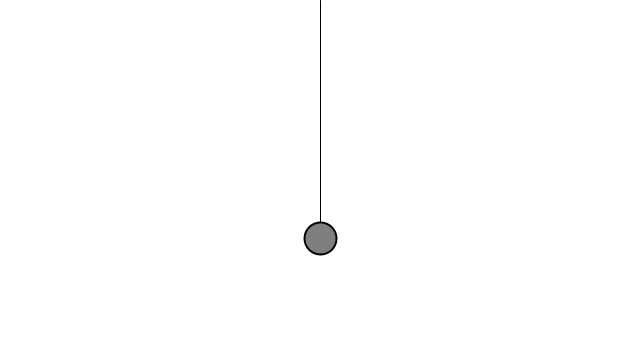
Frame 1 (no input)
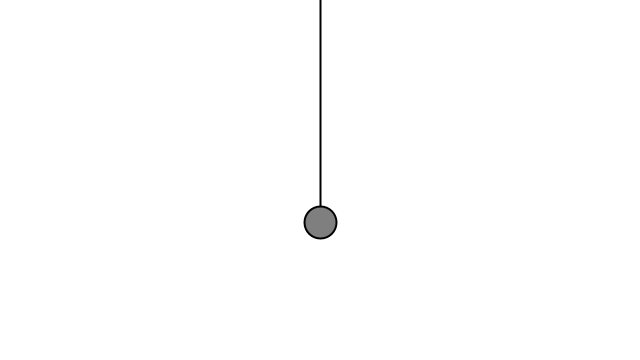
Frame 60 (the mouse pressed at the canvas centre just before this capture)
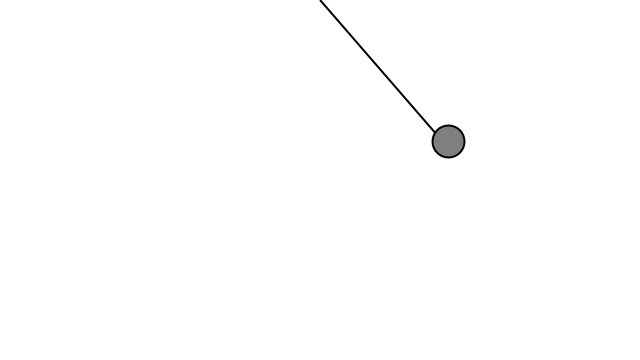
Frame 120 (the mouse held since frame 60 and released just before this capture)

The Processing sketch that drew these frames (run headless with seeded random() and noise(); from frame 60 on, the mouse is pressed at the canvas centre):

// Processing sketch: sketch_3_5__Springs___The_Nature_of_Code
// ── sketch_3_5__Springs___The_Nature_of_Code.pde
PVector origin;
Mover bob;
float restLength;

void setup() {
  size(640, 360);
  restLength = 200;
  origin = new PVector(width/2, 0);
  bob = new Mover(width/2, 240);
}

void draw() {
  background(255);
  line(origin.x, origin.y, bob.location.x, bob.location.y);
  
  PVector spring = PVector.sub(bob.location,origin);
  float currentLength = spring.mag();
  spring.normalize();
  float k = 0.05;
  float stretch = currentLength - restLength;
  spring.mult(-k*stretch);
  
  bob.applyForce(spring);
  
  PVector wind = new PVector(0.1, 0);
  if(mousePressed){
    bob.applyForce(wind);
  }
  
  PVector gravity = new PVector(0, 0.1);
  bob.applyForce(gravity);
  
  bob.update();
  bob.display();
}

// ── Mover.pde
class Mover {

  PVector location;
  PVector velocity;
  PVector acceleration;
  float mass;

  Mover(float x, float y) {
    location = new PVector(x, y);
    velocity = new PVector(0, 0);
    acceleration = new PVector(0, 0);
    mass = 1;
  }

  void applyForce(PVector force) {
    PVector f = PVector.div(force, mass);
    acceleration.add(f);
  }
  
  void update(){
    velocity.add(acceleration);
    location.add(velocity);
    acceleration.mult(0);  
  }
  
  void display(){
  stroke(0);
  strokeWeight(2);
  fill(127);
  ellipse(location.x, location.y, 32, 32);
  }
  
  void checkEdges(){
    
    if(location.x > width){
      location.x = 0;
    } else if (location.x < 0){
      location.x = width;
    }
    
    if(location.y > height){
      velocity.y *= -1;
      location.y = height;
    }
  }
  
}
